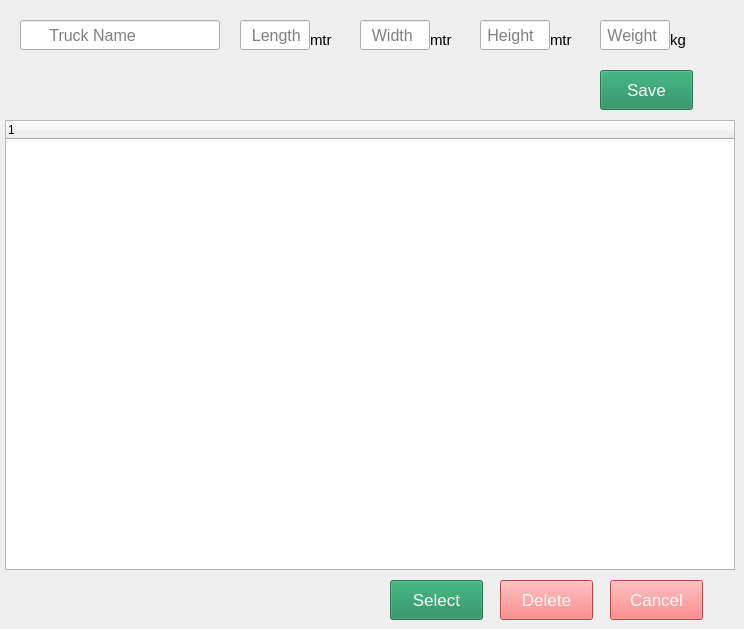
      <widget class="QWidget" name="SelectAddTruck">
       <widget class="QLineEdit" name="AddTruckHeight">
        <property name="geometry">
         <rect>
          <x>480</x>
          <y>20</y>
          <width>70</width>
          <height>30</height>
         </rect>
        </property>
        <property name="font">
         <font>
          <pointsize>12</pointsize>
         </font>
        </property>
        <property name="placeholderText">
         <string> Height</string>
        </property>
       </widget>
       <widget class="QLineEdit" name="AddTruckWeight">
        <property name="geometry">
         <rect>
          <x>600</x>
          <y>20</y>
          <width>70</width>
          <height>30</height>
         </rect>
        </property>
        <property name="font">
         <font>
          <pointsize>12</pointsize>
         </font>
        </property>
        <property name="placeholderText">
         <string> Weight</string>
        </property>
       </widget>
       <widget class="QLabel" name="label_48">
        <property name="geometry">
         <rect>
          <x>310</x>
          <y>30</y>
          <width>30</width>
          <height>20</height>
         </rect>
        </property>
        <property name="font">
         <font>
          <pointsize>11</pointsize>
         </font>
        </property>
        <property name="styleSheet">
         <string notr="true"/>
        </property>
        <property name="text">
         <string>mtr</string>
        </property>
       </widget>
       <widget class="QLabel" name="label_52">
        <property name="geometry">
         <rect>
          <x>670</x>
          <y>30</y>
          <width>30</width>
          <height>20</height>
         </rect>
        </property>
        <property name="font">
         <font>
          <pointsize>11</pointsize>
         </font>
        </property>
        <property name="text">
         <string>kg</string>
        </property>
       </widget>
       <widget class="QLineEdit" name="AddTruckLength">
        <property name="geometry">
         <rect>
          <x>240</x>
          <y>20</y>
          <width>70</width>
          <height>30</height>
         </rect>
        </property>
        <property name="font">
         <font>
          <pointsize>12</pointsize>
         </font>
        </property>
        <property name="placeholderText">
         <string>  Length</string>
        </property>
       </widget>
       <widget class="QLineEdit" name="AddTruckName">
        <property name="geometry">
         <rect>
          <x>20</x>
          <y>20</y>
          <width>200</width>
          <height>30</height>
         </rect>
        </property>
        <property name="font">
         <font>
          <pointsize>12</pointsize>
         </font>
        </property>
        <property name="placeholderText">
         <string>      Truck Name</string>
        </property>
       </widget>
       <widget class="QPushButton" name="SelectTruckforLoading">
        <property name="geometry">
         <rect>
          <x>390</x>
          <y>580</y>
          <width>93</width>
          <height>40</height>
         </rect>
        </property>
        <property name="font">
         <font>
          <pointsize>13</pointsize>
         </font>
        </property>
        <property name="cursor">
         <cursorShape>PointingHandCursor</cursorShape>
        </property>
        <property name="styleSheet">
         <string notr="true">background-color:rgba(25,135,84,0.8);
color:rgba(248,249,250,1);
</string>
        </property>
        <property name="text">
         <string>Select</string>
        </property>
       </widget>
       <widget class="QLineEdit" name="AddTruckWidth">
        <property name="geometry">
         <rect>
          <x>360</x>
          <y>20</y>
          <width>70</width>
          <height>30</height>
         </rect>
        </property>
        <property name="font">
         <font>
          <pointsize>12</pointsize>
         </font>
        </property>
        <property name="placeholderText">
         <string>  Width</string>
        </property>
       </widget>
       <widget class="QPushButton" name="CancleTruck">
        <property name="geometry">
         <rect>
          <x>610</x>
          <y>580</y>
          <width>93</width>
          <height>40</height>
         </rect>
        </property>
        <property name="font">
         <font>
          <pointsize>13</pointsize>
         </font>
        </property>
        <property name="cursor">
         <cursorShape>PointingHandCursor</cursorShape>
        </property>
        <property name="styleSheet">
         <string notr="true">
background-color: rgb(255, 99, 99);
color:rgba(248,249,250,1);
</string>
        </property>
        <property name="text">
         <string>Cancel</string>
        </property>
       </widget>
       <widget class="QPushButton" name="TruckSave">
        <property name="geometry">
         <rect>
          <x>600</x>
          <y>70</y>
          <width>93</width>
          <height>40</height>
         </rect>
        </property>
        <property name="font">
         <font>
          <pointsize>13</pointsize>
         </font>
        </property>
        <property name="cursor">
         <cursorShape>PointingHandCursor</cursorShape>
        </property>
        <property name="styleSheet">
         <string notr="true">background-color:rgba(25,135,84,0.8);
color:rgba(248,249,250,1);
</string>
        </property>
        <property name="text">
         <string>Save</string>
        </property>
       </widget>
       <widget class="QLabel" name="label_53">
        <property name="geometry">
         <rect>
          <x>550</x>
          <y>30</y>
          <width>30</width>
          <height>20</height>
         </rect>
        </property>
        <property name="font">
         <font>
          <pointsize>11</pointsize>
         </font>
        </property>
        <property name="text">
         <string>mtr</string>
        </property>
       </widget>
       <widget class="QLabel" name="label_54">
        <property name="geometry">
         <rect>
          <x>430</x>
          <y>30</y>
          <width>30</width>
          <height>20</height>
         </rect>
        </property>
        <property name="font">
         <font>
          <pointsize>11</pointsize>
         </font>
        </property>
        <property name="text">
         <string>mtr</string>
        </property>
       </widget>
       <widget class="QTreeWidget" name="TruckTreeWidget">
        <property name="geometry">
         <rect>
          <x>5</x>
          <y>120</y>
          <width>730</width>
          <height>450</height>
         </rect>
        </property>
        <column>
         <property name="text">
          <string notr="true">1</string>
         </property>
        </column>
       </widget>
       <widget class="QPushButton" name="DeleteTruck">
        <property name="geometry">
         <rect>
          <x>500</x>
          <y>580</y>
          <width>93</width>
          <height>40</height>
         </rect>
        </property>
        <property name="font">
         <font>
          <pointsize>13</pointsize>
         </font>
        </property>
        <property name="cursor">
         <cursorShape>PointingHandCursor</cursorShape>
        </property>
        <property name="styleSheet">
         <string notr="true">
background-color: rgb(255, 99, 99);
color:rgba(248,249,250,1);
</string>
        </property>
        <property name="text">
         <string>Delete</string>
        </property>
       </widget>
      </widget>
